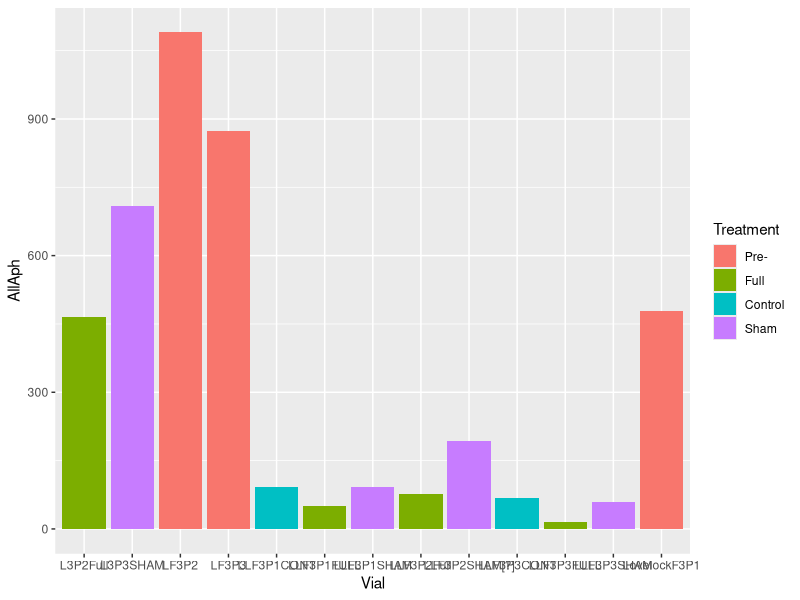
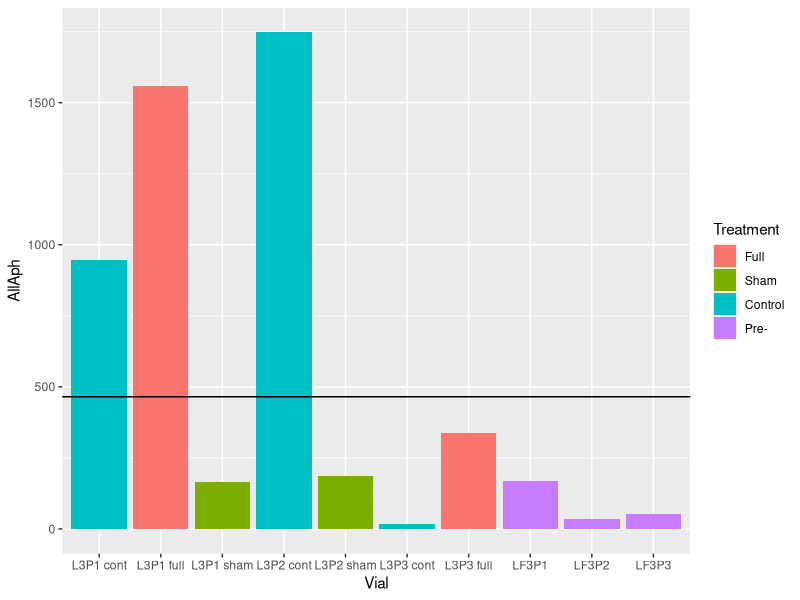
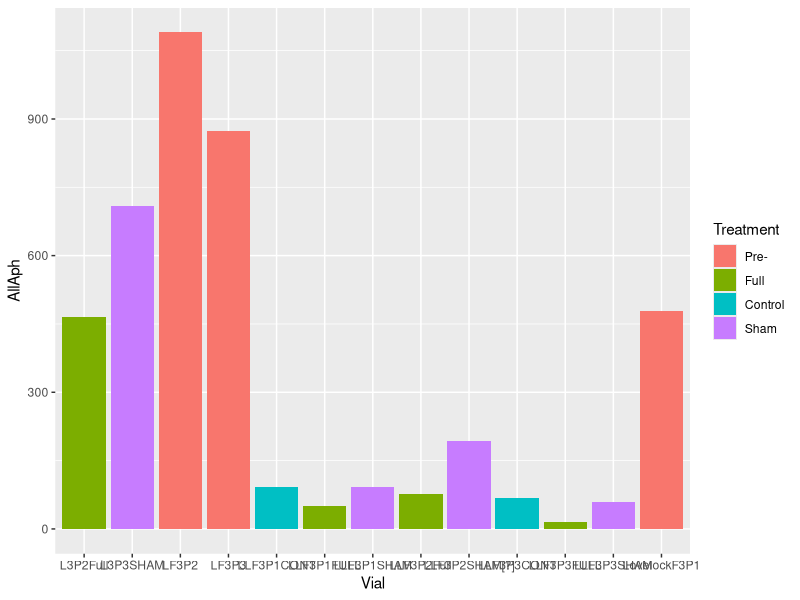
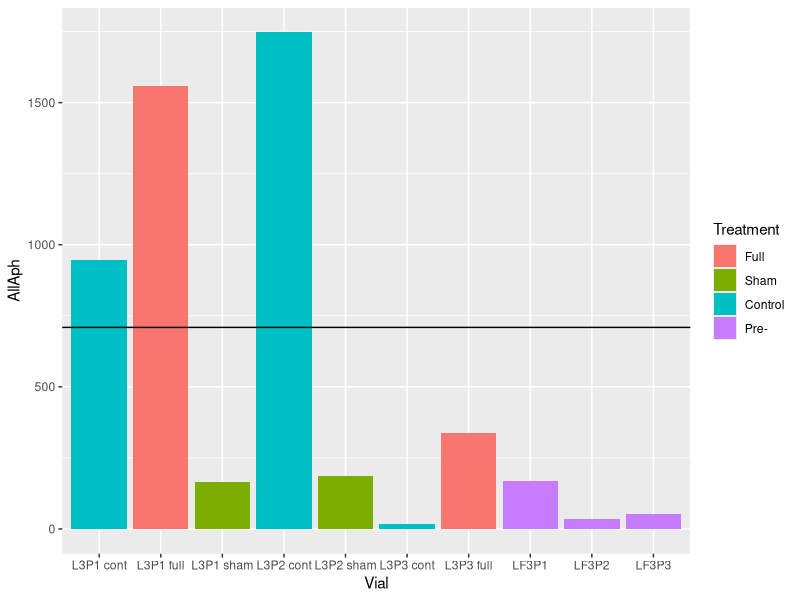
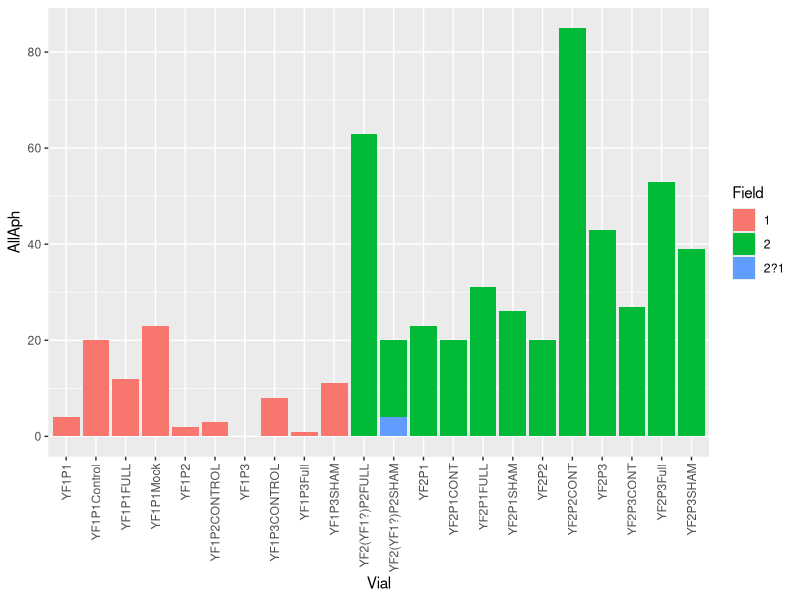
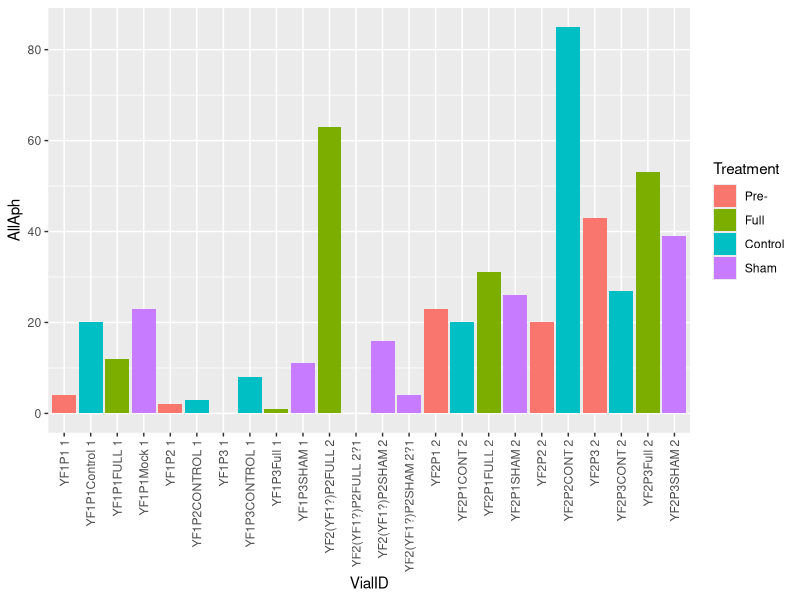
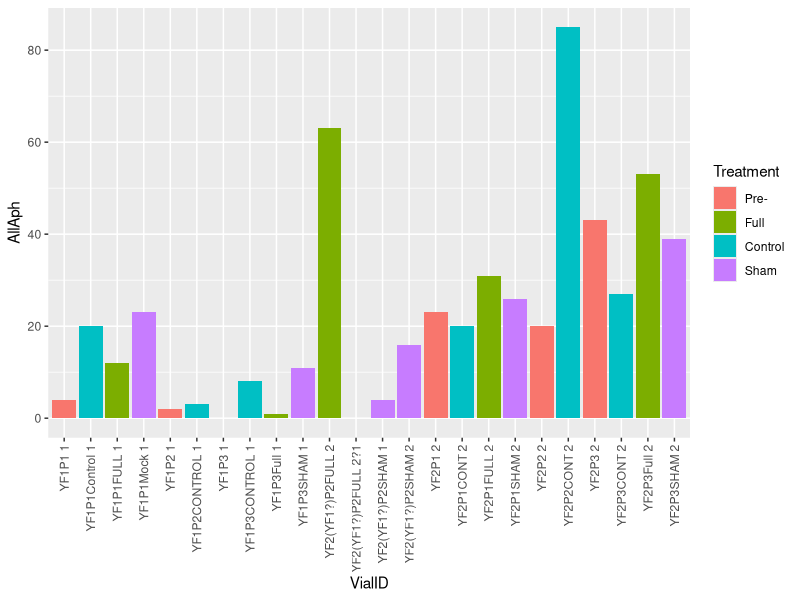
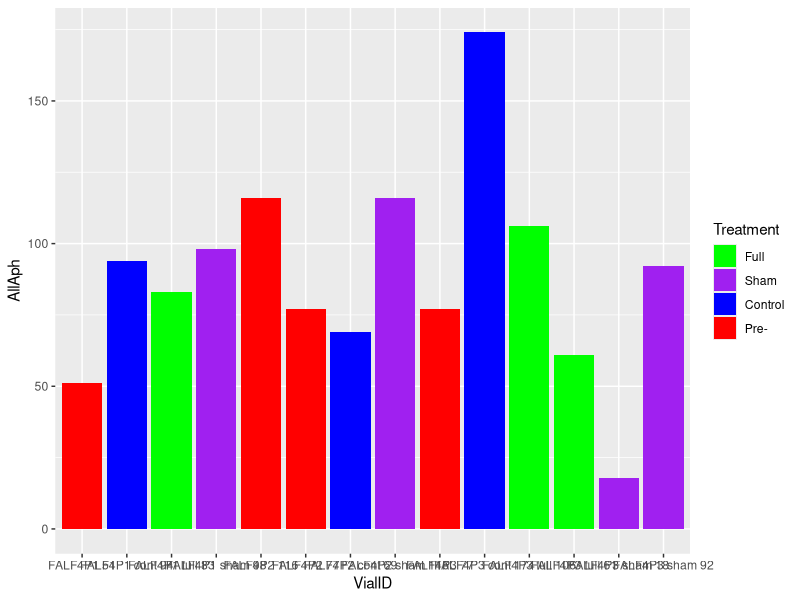

Write the R code that produced these figures, in order. (Note: this script raises an error after producing the figures.)
# Title: Data processing for 2020 Exclosures project
# Author: Anson Call
# Date: 2022/02/28
# This script cleans the raw data in preparation for analysis. It only needs to
# be run once.

# load packages ####
library(tidyverse) # R packages for data science
library(magrittr) # for assignment and exposition pipes
library(vegan) # for diversity metrics

# define functions ####
# date-to-season function for vegsurvey data
getSeason <- function(DATES) {
  # define cutoff between spring and fall surveys
  cutoff <- as.Date("2021-6-30",  format = "%Y-%m-%d") # spring end
  # convert dates to proper format
  d <- as.Date(strftime(DATES, format="%Y-%m-%d"))
  # return season
  if_else (d <= cutoff, 'Spring', 'Fall')
}

# import data ####
## spring data ####
spring <-
  read_csv('raw_data/Spring_counts.csv',
           col_types = 'cfffffffddddddddddddc') %>%
  select(-Sorter, -Counter, -Counter_2) %>%
  mutate(AllAph = Acyrthosiphon + Aphis + Therioaphis,
         NonAcy = Aphis + Therioaphis) %>%
  mutate(Season = 'Spring')

## fall data ####
fall <- read_csv('raw_data/Fall_counts.csv',
                 col_types = 'dcffffffdddddddddddd') %>%
  select(-Sorter, -Counter) %>%
  mutate(AllAph = Acyrthosiphon + Aphis + Therioaphis,
         NonAcy = Aphis + Therioaphis) %>%
  mutate(Season = 'Fall')

## veg data ####
vegdata <- read_csv('raw_data/VegSurvey.csv',
                    col_types = 'Dcfffddccc') %>%
  mutate(waypointID = paste(site, waypoint))

## updated plant ids for vegdata ####
new_ids <- read_csv('raw_data/updated_plant_ids.csv') %>%
  select(orig_code, new_code)

## field location data ####
## incl. closest field info for survey points in vegdata
rawlocs <- read_csv('raw_data/vegSurvey_fieldJoin.csv',
                    col_types = 'fffTdfddfcc')

## veg survey plot type data
veg_survey_classes <- read_csv('raw_data/vegSurveyClasses.csv',
                               col_types = 'ffff')

## landcover class data
veg_survey_cover <- read_csv('raw_data/vegData_coverJoin.csv',
                             col_types = 'fffffffffffffffffffffffffcc')

## landcover data ####
# now only 1 csv (supervised classification, 8 classes)
# import csv files
#
landcover <- read_csv('raw_data/superDoveSupervisedClassification_areaScore_fixedClass.csv')
# if you want target fields according to classifier instead of fixed class:
# landcover <- read_csv('raw_data/superDove_areaScores.csv')

# check data ####
## check spring and fall data ####
spring %>%
  group_by(Site, Field) %>%
  count()
spring %>%
  group_by(Site, Treatment) %>%
  count()

# Identify error 1
spring %>%
  group_by(Site, Field, Treatment) %>%
  filter(Site=='Lovelock')
#L3P2Full recorded as field 2 instead of field 3

# Resolve error 1: L3P2Full field 2 -> field 3
spring %<>%
  mutate(Field = case_when(Vial=='L3P2Full' ~ '3',
                           Vial!='L3P2Full' ~ as.character(Field)))

# Identify error 2
spring %>%
  group_by(Site, Field, Treatment) %>% filter(Site=='Lovelock') %>% count()
# Lovelock field 3 now overweight
spring %>%
  group_by(Site, Field, Treatment) %>% filter(Site=='Lovelock')
fall %>%
  group_by(Site, Field, Treatment) %>% filter(Site=='Lovelock')
# L3P2Full (and L3P3SHAM) match text pattern of fall data
fall %>%
  group_by(Site, Field, Treatment) %>% filter(Site=='Lovelock') %>% count()
# Lovelock field 3 full underweight
# suggests spring L3P2Full should actually be fall F3P2Full. check data
spring %>%
  filter(Site=='Lovelock', Field==3) %>%
  ggplot(aes(x = Vial, y = AllAph, fill = Treatment)) +
  geom_bar(stat = 'identity')
spring %>%
  filter(Vial=='L3P2Full') %>%
  select(AllAph) # 465
# L3P2Full aphid count is way higher than other Lovelock field 3 full counts in
# spring data further suggests L3P2Full belongs in the fall data
fall %>%
  filter(Site=='Lovelock', Field==3) %>%
  ggplot(aes(x = Vial, y = AllAph, fill = Treatment)) +
  geom_bar(stat = 'identity') +
  geom_abline(slope = 0, intercept = 465)
# L3P2Full aphid count fits in with fall data well

# Resolve error 2: spring L3P2Full -> fall
spring %<>%
  mutate(Season = case_when(Vial=='L3P2Full' ~ 'Fall',
                            Vial!='L3P2Full' ~ as.character(Season)))

# Identify error 3
spring %>%
  group_by(Site, Treatment) %>%
  filter(Season=='Spring') %>%
  count
# Lovelock field 3 overweight
spring %>%
  group_by(Site, Treatment) %>%
  filter(Season=='Spring') %>%
  count
# spring Lovelock sham overweight by 2, Lovelock control underweight by 1
fall %>%
  group_by(Site, Treatment) %>%
  filter(Site=='Lovelock') %>%
  count
# fall Lovelock sham is underweight by 1
# suggests at least 1 spring Lovelock sham belongs in fall data
spring %>%
  group_by(Site, Field, Treatment) %>%
  filter(Site=='Lovelock', Treatment=='Sham')
fall %>%
  group_by(Site, Field, Treatment) %>%
  filter(Site=='Lovelock', Treatment=='Sham')
# spring L3P3SHAM matches text pattern of fall data
# further suggests L3P3SHAM belongs in the fall data
spring %>%
  filter(Site=='Lovelock', Field==3) %>%
  ggplot(aes(x = Vial, y = AllAph, fill = Treatment)) +
  geom_bar(stat = 'identity')
spring %>%
  filter(Vial=='L3P3SHAM') %>%
  select(AllAph) # 709
# L3P3SHAM aphid count is way higher than other Lovelock field 3 full counts in
# spring data
fall %>%
  filter(Site=='Lovelock', Field==3) %>%
  ggplot(aes(x = Vial, y = AllAph, fill = Treatment)) +
  geom_bar(stat = 'identity') +
  geom_abline(slope = 0, intercept = 709)
# L3P3SHAM aphid count is still high for fall data, but fall data is still
# higher, on average, than spring data. further suggests L3P3SHAM is a better
# fit in the fall data

# Resolve error 3: spring L3P3SHAM -> fall
spring %<>%
  mutate(Season = case_when(Vial=='L3P3SHAM' ~ 'Fall',
                            Vial!='L3P3SHAM' ~ as.character(Season)))

# Identify error 4
spring %>%
  group_by(Site, Field) %>%
  filter(Season=='Spring') %>%
  count
# Yerington field 2?1 measurements are probably field 1, since Yerington field 1
# is underweight by 2
spring %>%
  group_by(Site, Field, Treatment) %>%
  filter(Season=='Spring', Site=='Yerington') %>%
  count
# Yerington field 2?1 treatments match the treatments that are underweight in
# Yerington field 1 further suggests that 2?1 data could belong in field 1
spring %>%
  filter(Site=='Yerington', Field=='1' | Field=='2' | Field=='2?1') %>%
  ggplot(aes(x = Vial, y = AllAph, fill = Field)) +
  geom_bar(stat = 'identity') +
  theme(axis.text.x = element_text(angle = 90, vjust = 0.5, hjust=1))
# YF2(YF1?)P2SHAM is actually two rows (!)
spring %>%
  filter(Vial=='YF2(YF1?)P2SHAM')
# Which one is the true field 2 sham?
spring %>%
  filter(Site=='Yerington', Field=='1' | Field=='2' | Field=='2?1') %>%
  mutate(VialID = paste(Vial, Field)) %>%
  ggplot(aes(x = VialID, y = AllAph, fill = Treatment)) +
  geom_bar(stat = 'identity') +
  theme(axis.text.x = element_text(angle = 90, vjust = 0.5, hjust=1))
# field 2 generally has higher aphid counts, so we should expect YF2(YF1?)P2SHAM
# 2?1 to be the one from field 1, since it has a lower count

# Correct error 4: YF2(YF1?)P2SHAM field 2?1 -> field 1
spring %<>%
  mutate(Field = case_when(Vial=='YF2(YF1?)P2SHAM' & Field=='2?1' ~ '1',
                           Vial!='YF2(YF1?)P2SHAM' | Field!='2?1' ~
                             as.character(Field)))

# Identify error 5
spring %>%
  group_by(Site, Field) %>%
  filter(Season=='Spring') %>%
  count
# 1 Yerington field 2?1 measurement remaining, Yerington field 1 still
# underweight by 1
spring %>%
  group_by(Site, Field, Treatment) %>%
  filter(Season=='Spring',
         Site=='Yerington',
         Field=='1' | Field=='2' | Field=='2?1') %>%
  count
# remaining 2?1 measurement is a full measurement, matching what is missing from
# Yerington field 1
spring %>%
  filter(Site=='Yerington', Field=='1' | Field=='2' | Field=='2?1') %>%
  mutate(VialID = paste(Vial, Field)) %>%
  ggplot(aes(x = VialID, y = AllAph, fill = Treatment)) +
  geom_bar(stat = 'identity') +
  theme(axis.text.x = element_text(angle = 90, vjust = 0.5, hjust=1))
# remaining 2?1 measurement has low aphid density, matching other measurements
# from field 1 further suggests that the remaining 2?1 measurement is from field
# 1

# Correct error 5: YF2(YF1?)P2FULL field 2?1 -> field 1
spring %<>%
  mutate(Field = case_when(Vial=='YF2(YF1?)P2FULL' & Field=='2?1' ~ '1',
                           Vial!='YF2(YF1?)P2FULL' | Field!='2?1' ~
                             as.character(Field)))

# Identify error 6
spring %>%
  group_by(Site, Field) %>%
  filter(Season=='Spring') %>%
  count
# missing 2 measurements from Fallon field 4
spring %>%
  group_by(Field, Plot) %>%
  filter(Season=='Spring', Site=='Fallon') %>%
  count
# both missing measurements are from Fallon field 4, plot 3
spring %>%
  filter(Season=='Spring', Site=='Fallon', Field=='4', Plot=='3') %>%
  arrange(Treatment)
# Fallon field 4, plot 3 full and sham are missing
# Are they in the fall dataset?
fall %>%
  group_by(Site, Field) %>%
  count
# fall Fallon 4 contains 2 extra measurements
fall %>%
  group_by(Site, Field) %>%
  filter(Site=='Fallon', Field=='4') %>%
  arrange(Treatment)
# hard to tell which measurements are out of place because text patterns in Vial
# names are already standardized
# duplicates of field 4 plot 3 full (one of these may be plot 2 or fall)
# duplicates of field 4 plot 3 sham (one of these may be fall)
# duplicates of plot 2 pre- (one of these may be full?)
# examine fall data to see if there are any outliers that suggest a measurement
# belongs in the spring data
fall %>%
  filter(Site=='Fallon', Field=='4') %>%
  mutate(VialID = paste(Vial, AllAph)) %>%
  ggplot(aes(x = VialID, y = AllAph, fill = Treatment)) +
  geom_bar(stat = 'identity') +
  scale_fill_manual(values = c('Pre-' = 'red', 'Full' = 'green',
                               'Control' = 'blue', 'Sham' = 'purple'))
# 1 FALF4P3 sham measurement seems low
# does it fit better with the spring data?
spring %>%
  filter(Season=='Spring', Site=='Fallon', Field=='4') %>%
  ggplot(aes(x = Vial, y = AllAph, fill = Treatment)) +
  geom_bar(stat = 'identity') +
  geom_abline(slope = 0, intercept = 18) +
  scale_fill_manual(values = c('Pre-' = 'red', 'Full' = 'green',
                               'Control' = 'blue', 'Sham' = 'purple'))
# This measurement seems low compared to other field 4 sham measurements in both
# spring and fall
# What about plot 3 measurements across spring and fall?
fall %>%
  filter(Site=='Fallon', Field=='4', Plot=='3') %>%
  mutate(VialID = paste(Vial, AllAph)) %>%
  ggplot(aes(x = VialID, y = AllAph, fill = Treatment)) +
  geom_bar(stat = 'identity') +
  scale_fill_manual(values = c('Pre-' = 'red', 'Full' = 'green',
                               'Control' = 'blue', 'Sham' = 'purple'))
spring %>% filter(Season=='Spring', Site=='Fallon', Field=='4', Plot=='3') %>%
  ggplot(aes(x = Vial, y = AllAph, fill = Treatment)) +
  geom_bar(stat = 'identity') +
  geom_abline(slope = 0, intercept = 77) +
  geom_abline(slope = 0, intercept = 174) +
  scale_fill_manual(values = c('Pre-' = 'red', 'Full' = 'green',
                               'Control' = 'blue', 'Sham' = 'purple'))
# spring has the higher densities for pre- and sham treatments, so it seems
# slightly more likely that the very low FALF4P3 sham measurement and lower of
# the two FALF4P3 full measurements should be retained in the fall, and the two
# higher FALF4P3 measurements should be moved to the spring data

# admittedly, this is a best guess, and could be incorrect - the safest bet
# would be to throw out all measurements that can't be reliably assigned to
# spring or fall data

# however, the overall difference between spring and fall seems negligible, so
# we may end up pooling this data anyway i'll leave it in for now, making
# corrections based on maximum likelihood

# also, there is a question of which measurement belongs in the spring Fallon
# field 4 plot 2 group:

# Correct error 6: fall Fallon field 4, plot 3 sham and full measurements with
# highest aphid density -> spring
fall %<>%
  mutate(Season = case_when(Vial=='FALF4P3 full' & AllAph == 106 ~ 'Spring',
                            Vial!='FALF4P3 full' | AllAph != 106 ~
                              as.character(Season))) %>%
  mutate(Season = case_when(Vial=='FALF4P3 sham' & AllAph == 92 ~ 'Spring',
                            Vial!='FALF4P3 sham' | AllAph != 92 ~
                              as.character(Season)))

# Identify error 7
fall %>%
  group_by(Site, Treatment) %>%
  filter(Season=='Fall') %>%
  count
spring %>%
  group_by(Site, Treatment) %>%
  filter(Season=='Fall') %>%
  count
## fall is missing a Fallon full measurement, and contains one extra Fallon pre-
## measurement
spring %>%
  group_by(Site, Treatment) %>%
  filter(Season=='Spring') %>%
  count
fall %>%
  group_by(Site, Treatment) %>%
  filter(Season=='Spring') %>%
  count
# spring is missing a Lovelock control measurement, and contains one extra
# Lovelock sham measurement
# Resolve fall data first
fall %>%
  group_by(Site, Field, Treatment) %>%
  filter(Site=='Fallon', Season=='Fall') %>%
  count
# perhaps one Fallon field 4 pre- measurement should move to Fallon field 4
# full?
fall %>%
  group_by(Site, Field, Plot, Treatment) %>%
  filter(Site=='Fallon', Field=='4', Season=='Fall') %>%
  count
# looks like one Fallon field 4 plot 2 pre- measurement should move to Fallon
# field 4 plot 2 full
fall %>%
  filter(Site=='Fallon', Field=='4', Season=='Fall') %>%
  mutate(VialID = paste(Vial, AllAph)) %>%
  ggplot(aes(x = VialID, y = AllAph, fill = Treatment)) +
  geom_bar(stat = 'identity')
# I'm going to assume that the lower of the two pre- measurements should be
# changed to full, since pre- measurements generally have the highest aphid
# counts because they represent collections from a larger area. Higher aphid
# counts from pre- treatments aren't very obvious at Fallon Field 4, but
# experiment-wide this is the general trend.

# Resolve error 7: Move the lower Fallon field 4, plot 2 pre- measurement to
# Fallon field 4, plot 2 full
fall %<>%
  mutate(Treatment = case_when(Vial=='FALF4P2' & AllAph == 77 ~ 'Full',
                               Vial!='FALF4P2' | AllAph != 77 ~
                                 as.character(Treatment)))
spring %>%
  group_by(Site, Treatment) %>%
  filter(Season=='Fall') %>%
  count

# Identify error 8
spring %>%
  group_by(Site, Treatment) %>%
  filter(Season=='Spring') %>%
  count
fall %>%
  group_by(Site, Treatment) %>%
  filter(Season=='Spring') %>%
  count
# spring is missing a Lovelock control measurement, and contains one extra
# Lovelock full measuremen
spring %>%
  group_by(Site, Field, Treatment) %>%
  filter(Site=='Lovelock', Season=='Spring') %>%
  count
# one field 3 full measurement should be moved to field 3 control
spring %>%
  group_by(Field, Plot, Treatment) %>%
  filter(Site=='Lovelock', Field=='3', Season=='Spring') %>%
  count
# one field 3 plot 2 full measurement should be moved to field 3 plot 2 control
spring %>%
  filter(Site=='Lovelock', Field=='3', Season=='Spring') %>%
  mutate(VialID = paste(Vial, AllAph)) %>%
  ggplot(aes(x = VialID, y = AllAph, fill = Treatment)) +
  geom_bar(stat = 'identity')
# LLF3P2SHAM[?] is marked as full, but should probably be marked as control. The
# aphid count would not be out of place for a control measurement in this field

# Resolve error 8: move LLF3P2SHAM[?] -> Lovelock field 3, plot 2 control
spring %<>%
  mutate(Treatment = case_when(Vial=='LLF3P2SHAM[?]' & AllAph == 86 ~ 'Control',
                               Vial!='LLF3P2SHAM[?]' | AllAph != 86 ~
                                 as.character(Treatment)))

# Identify error 9
fall %>%
  group_by(Site, Field) %>%
  count
# Lovelock field 1 underweight, Lovelock includes one measurement with NA as
# field
fall %>%
  filter(Site=='Lovelock', Field==1 | is.na(Field)) %>%
  arrange(Plot)
# L7P3 full should probably be moved to Lovelock Field 1, plot 3 full
fall %>%
  filter(Site=='Lovelock', Field==1 | is.na(Field)) %>%
  ggplot(aes(x = Vial, y = AllAph, fill = Treatment)) +
  geom_bar(stat = 'identity')
# the L7P3 aphid count matches others from Lovelock field 1, plot 3
# Beware, this technically an empty string, not an NA value

# Resolve error 9: L7P3 full Lovelock field NA -> Lovelock field 1
fall %<>%
  mutate(Field = case_when(Field == '' ~ '1',
                           Field != '' ~ as.character(Field)))

# Identify error 10
fall %>%
  group_by(Site, Plot) %>%
  count
## Yerington plot 1 underweight, Yerington includes one measurement with NA as
## plot
fall %>%
  group_by(Field, Plot) %>%
  filter(Site=='Yerington') %>%
  arrange(Plot) %>%
  count
# Yerington field 2 plot 1 underweight, Yerington NA plot measurement is in
# field 1?
fall %>% filter(is.na(Plot))
fall %>% filter(Plot == '')
# Yikes - this is actually an empty string, not an NA value
# could YF1P7 possibly be Yerington Field 2, Plot 1?
fall %>% filter(Site=='Yerington', Field=='2', Plot=='1')
# Yerington field 2 plot 1 sham is missing, and the YF1P7 measurement is from a
# sham exclosure
# this suggests that YF1P7 should be moved to Yerington field 2 plot 1
fall %>% filter(Site=='Yerington', Field=='1' | Field=='2', Plot=='1' | is.na(Plot)) %>%
  mutate(VialID = paste(Vial, AllAph)) %>%
  ggplot(aes(x = VialID, y = AllAph, fill = Treatment)) +
  geom_bar(stat = 'identity')
# I can't say the data fit really makes sense - YF1P7 has an exceptionally high
# aphid count. I suppose it matches up with the expectation based on the high
# YF2P1 full count, but why is the YF2P1 (pre-) count so low? I'm going to go
# ahead and move YF1P7 into Yerington field 2 plot 1 anyway. This makes the most
# sense to me overall

# Resolve error 10: YF1P7 Yerington field 1 plot NA -> Yerington field 2 plot 1
fall %<>%
  mutate(Field = case_when(Plot == '' ~ '2',
                           !is.na(Plot) ~ as.character(Field)),
         Plot = case_when(Plot == '' ~ '1', !is.na(Plot) ~ as.character(Plot)))

# Identify error 11
spring %>%
  group_by(Field, Plot, Treatment, Season) %>%
  filter(Season=='Spring') %>%
  arrange(Field, Plot) %>%
  count
# field 3 plot 1 pre- underweight, field 3 plot 3 pre- overweight
spring %>%
  group_by(Site, Field, Plot, Treatment, Season) %>%
  filter(Season=='Spring', Field=='3', Plot=='1' | Plot=='3') %>%
  arrange(Field, Plot, Treatment) %>%
  count
# the problem is contained to Yerington
spring %>%
  group_by(Field, Plot, Season) %>%
  filter(Season=='Spring',
         Site=='Yerington',
         Field=='3',
         Plot=='1' | Plot=='3') %>%
  arrange(Field, Plot, Treatment)
# could be that YF2.2(Location3) is the one that needs to be moved to plot 1.
# this makes sense that YF2.2(Location3)P3 specifically has P3 noted as the
# plot, while YF2.2(Location3) lacks any specific plot designation it seems
# likely that I would forget to record the plot number on the first plot, but
# not on the third plot
spring %>%
  group_by(Field, Plot, Season) %>%
  filter(Season=='Spring',
         Site=='Yerington',
         Field=='3',
         Plot=='1' | Plot=='3') %>%
  ggplot(aes(x = Vial, y = AllAph, fill = Treatment)) +
  geom_bar(stat = 'identity')
# the data here is variable - in some treatments, plot 1 is higher; in others,
# plot 3 is higher this doesn't inform which of the field 3 plot 3 measurements
# should be moved aphid counts are generally very low anyway, so some
# stochasticity is expected all I have to go on is the way the labels were
# recorded, but that is already enough to convince me

# Resolve error 11: YF2.2(Location3) plot 3 -> plot 1
spring %<>%
  mutate(Plot = case_when(Vial=='YF2.2(Location3)' ~ '1',
                          Vial!='YF2.2(Location3)' ~ as.character(Plot)))

# final checks
spring %>%
  group_by(Field, Plot, Treatment, Season) %>%
  filter(Season=='Spring') %>%
  arrange(Field, Plot) %>%
  count
fall %>%
  group_by(Field, Plot, Treatment, Season) %>%
  filter(Season=='Spring') %>%
  arrange(Field, Plot) %>%
  count
# spring data looks complete
fall %>%
  group_by(Field, Plot, Treatment, Season) %>%
  filter(Season=='Fall') %>%
  arrange(Field, Plot) %>%
  count
spring %>%
  group_by(Field, Plot, Treatment, Season) %>%
  filter(Season=='Fall') %>%
  arrange(Field, Plot) %>%
  count
# fall data looks complete

# merge spring and fall data into a single tibble
data <- rbind(spring %>% select(-Notes),
              fall %>% select(-Number)) %>%
  mutate(Season = as_factor(Season))
data %>%
  group_by(Field) %>%
  filter(Season=='Spring') %>%
  arrange(Field, Plot) %>%
  count
# field 4 should move into field 2 across the entire dataset
data %<>%
  mutate(Field = case_when(Field=='4' ~ '2', Field!='4' ~ as.character(Field)))
data %>%
  group_by(Site, Field, Plot) %>%
  filter(Season=='Spring') %>%
  arrange(Field, Plot) %>%
  count
# balanced!
data %>%
  group_by(Site, Field, Treatment) %>%
  filter(Season=='Spring') %>%
  arrange(Field, Plot) %>%
  count
# balanced!
data %>%
  group_by(Field, Plot, Treatment) %>%
  filter(Season=='Spring') %>%
  arrange(Field, Plot, Treatment) %>%
  count
# remove 'spring' and 'fall' tibbles
rm(spring, fall)

## check veg data ####
# Identify error 1
str(vegdata)
levels(vegdata$species)
vegdata %>%
  mutate(species = fct_relevel(species, sort)) %>%
  group_by(species) %>%
  count
# many species are incorrectly ID'ed or unknown
# joining the updated species id table can help
new_ids %>% group_by(orig_code) %>% count
vegdata %>%
  left_join(new_ids,  by = c("species" = "orig_code")) %>%
  mutate(species = case_when(is.na(new_code) ~ paste(species),
                             !is.na(new_code) ~ paste(new_code))) %>%
  mutate(species = case_when(species == '' ~ paste(NA), # also clean up NAs
                             species == 'NA' ~ paste(NA),
                             is.na(species) ~ paste(NA),
                             species == 'none' ~ paste(NA),
                             !is.na(species) ~ paste(species))) %>%
  mutate(species = fct_relevel(species, sort)) %>%
  group_by(species) %>%
  count
# correct error 1
# join updated_species_id.csv
vegdata %<>%
  left_join(new_ids,  by = c("species" = "orig_code")) %>%
  mutate(species = case_when(is.na(new_code) ~ paste(species),
                             !is.na(new_code) ~ paste(new_code))) %>%
  mutate(species = case_when(species == '' ~ NA_character_, # also clean up NAs
                             species == 'NA' ~ NA_character_,
                             is.na(species) ~ NA_character_,
                             species == 'none' ~ NA_character_,
                             !is.na(species) ~ paste(species)))
# rm 'new_ids'
rm(new_ids)

# identify error 2
vegdata %>%
  group_by(species) %>%
  summarize(mean_cover = mean(cover), .groups = 'keep') %>%
  arrange(desc(mean_cover)) %>%
  filter(species %in% c('MESA', 'ALFA'))
# some MESA recorded as ALFA
# correct error 2
vegdata %<>%
  mutate(species = case_when(species == 'ALFA' ~ paste('MESA'),
                             species != 'ALFA' ~ paste(species)))
# identify error 3
vegdata %>%
  group_by(site) %>%
  summarize(count = n_distinct(waypoint))
# note that we do not expect sites to have even numbers of waypoints (some were
# inaccessible)
vegdata %>%
  filter(is.na(count), !is.na(species))
# missing count values are also expected
vegdata %>%
  filter(is.na(cover), !is.na(species))

# missing cover values are NOT expected
# note that ALCE, MESA are ag plots that were observed from a distance. Cover is
# likely high. In othen instances, cover was likely negligible.
# correct error 2
# build table of replacement cover values
new_cover <- vegdata %>%
  filter(is.na(cover), !is.na(species)) %>%
  mutate(newcover = c(1, 50, 50, 50, 50, 1, 1, 50, 50, 1, 1, 1)) %>%
  select(survey_date, site, waypoint, species, newcover)
# join new cover
vegdata %<>%
  left_join(new_cover, by = c('survey_date', 'site', 'waypoint', 'species')) %>%
  mutate(cover = case_when(is.na(cover) ~ newcover, !is.na(cover) ~ cover)) %>%
  # drop unwanted cols
  select(survey_date, observers, site, waypoint, species, count, cover)

# remove new_cover var
rm(new_cover)

# identify error 5
vegdata %>%
  filter(site == 'Lovelock', waypoint == 26) %>%
  arrange(species)
# duplicate BASC5 counts
# correct error 5
# remove the offending row
vegdata %<>% filter(!(site == 'Lovelock' &
                        waypoint == 26 &
                        species == 'BASC5' &
                        count == 3))

# identify error 6
vegdata %>%
  filter(site == 'Fallon', waypoint == 7) %>%
  arrange(species)
# duplicate CHVI4 counts
# correct error 6
# remove the offending row
vegdata %<>% filter(!(site == 'Fallon' &
                        waypoint == 7 &
                        species == 'CHVI4' &
                        count == 1))

# identify error 7
vegdata %>%
  filter(site == 'Yerington', waypoint == 7) %>%
  arrange(species)
# duplicate HAGL counts
# correct error 7
# remove the offending row
vegdata %<>% filter(!(site == 'Yerington' &
                        waypoint == 7 &
                        species == 'HAGL' &
                        count == 3))

## check location data ####
str(rawlocs)
# col spec looks good
rawlocs %>% group_by(site, CID) %>% count
# uneven weights are expected
# everything looks ok

# check veg plots cover data
veg_survey_cover %>% group_by(site) %>% count
# uneven weights are expected
# not really much else to check

## check raw cover data ####
# checked after wrangling

# data wrangling ####
## insect counts ####
# lengthen
data_long <- pivot_longer(data,
                          cols = Arachnida:NonAcy,
                          names_to = 'Taxa',
                          values_to = 'Density') %>%
  mutate(Taxa = as_factor(Taxa))
# split off and re-join 'Pre' data; select relevant columns; widen
data <- right_join(data_long %>% filter(Treatment != 'Pre-'),
                   data_long %>% filter(Treatment == 'Pre-'),
                   by = c('Site','Field','Plot','Taxa','Season')) %>%
  # rename cols where necessary
  select(Site:Plot,
         Treatment = Treatment.x,
         Taxa,
         Density = Density.x,
         Pre_Density = Density.y,
         Season) %>%
  # widen to put each taxon in a unique col
  pivot_wider(names_from = Taxa, values_from = Density:Pre_Density) %>%
  # relevel factors to reflect natural order of treatments and seasons
  mutate(Treatment = fct_relevel(Treatment, c('Control', 'Sham', 'Full')),
         Season = fct_relevel(Season, c('Spring','Fall'))) %>%
  # create 'Non_Acy' cols
  mutate(Pre_Density_Non_Acy = Pre_Density_Aphis + Pre_Density_Therioaphis,
         Density_Non_Acy = Density_Aphis + Density_Therioaphis)
# final check
str(data)

## locations #####
# wrangle field location data
locs <- rawlocs %>%
  filter(CID != 7) %>% # remove non-survey points
  mutate(id = paste0(site,
                     gsub('^\\D*(\\d*)(ALT)?\\D*$',
                          '\\1\\2',
                          .$Name))) %>% # parse site col
  select(id, field_id, long = POINT_X, lat = POINT_Y) %>% # drop unused cols
  left_join(veg_survey_classes %>%
              mutate(id = paste0(site, plotnum)), # join veg_survey_classes from ee data
            by = 'id') %>%
  select(-name) %>%  # drop 'name' col
  relocate(id, site, plotnum, type, lat, long, field_id) %>%  # reorder cols
  left_join(veg_survey_cover %>% # tidy up veg_survey_cover before joining
              unite(id, site, plotnum, sep = '') %>%
              select(id, K3LSfall:XsentSummer), by = 'id')

# rm 'rawlocs,' 'veg_survey_classes'
rm(rawlocs, veg_survey_classes, veg_survey_cover)

## veg data #####
# make season and site ID column
vegdata %<>%
  # use getSeason() to assign 'season' based on 'survey_date'
  mutate(season = getSeason(survey_date)) %>%
  unite(id, site, waypoint, sep = '', remove = FALSE) %>% # create id col
  left_join(locs, by = 'id') %>% # join location data
  relocate(id, lat, long, site = site.x, waypoint, type, field_id, season,
           survey_date, observers, species, count, cover) # reorder cols

# two plots have no location data
# probably recording errors that aren't resolvable
# Yerington 8B is a duplicate, throw out
# Fallon 9 is probably a recording error that isn't resolvable, throw out
vegdata %<>% filter(!is.na(lat))

## landcover data ####
# build list of col names
klasses <- map(seq(0, 11), toString)
distanceWeight <- c('no',
                    'const',
                    'sig1',
                    'sig2',
                    'sig3',
                    'sig4',
                    'sig5')
testnames <- matrix(NA, 12, 7)
for (i in 1:length(distanceWeight)) {
  for (j in 1:length(klasses))
  testnames[[j, i]] <- paste0(klasses[[j]], distanceWeight[[i]])
}
testnames
# build list of site names
site <- c('Minden',
              'Minden',
              'Minden',
              'Lovelock',
              'Lovelock',
              'Lovelock',
              'Fallon',
              'Fallon',
              'Fallon',
              'Yerington',
              'Yerington',
              'Yerington')
field <- c('01',
               '02',
               '03',
               '03', # note non-numeric order here. this is correct.
               '01',
               '02',
               '01',
               '02',
               '03',
               '01',
               '02',
               '03')
sitename = c()
for (i in 1:length(field)) {
  sitename[[i]] = paste0(site[[i]], field[[i]])
}
sitename
# tidy
tidyLandcover <- landcover %>%
  # split cols
  separate(col = dataSeries,
           into = testnames,
           sep = ",") %>%
  # add siteId
  mutate(siteId = unlist(sitename), .before = everything()) %>%
  # begin to transpose
  pivot_longer(-siteId, 'var') %>%
  # parse cells
  separate(col = 'value',
           into = c('class', 'value'),
           sep = '=') %>%
  rowwise %>%
  mutate(class = paste0('class', str_extract(class, '[:digit:]+')),
         distanceWeight = str_extract(var, '[:alpha:]+[:digit:]?'),
         value = parse_number(map_chr(str_extract_all(value,
                                                      '[:digit:]+|\\.|-|E'),
                                      ~ str_c(.x, collapse = '')))) %>%
  # finish transpose
  pivot_wider(c(siteId, distanceWeight), names_from = class) %>%
  # make site and field id
  separate(col = siteId,
           into = c('site', 'field'),
           sep = -2,
           remove = FALSE)
View(tidyLandcover)
summary(tidyLandcover)

# completeness/accuracy check: check areaScore * class (should be equal within
# image sets and decay functions)

# get sum of area scores for all classes
df <- tidyLandcover %>%
  mutate(sumScore = sum(across(where(is.double)))) %>%
  group_by(site, distanceWeight) %>%
  summarize(totalSum = sum(sumScore), .groups = 'keep')
# filter to a specific decay function
no <- df %>%
  filter(distanceWeight == 'no') %>%
  arrange(desc(totalSum))
# divide largest area by smallest area
noRatio <- head(no$totalSum, n = 1)/tail(no$totalSum, n = 1)

const <- df %>%
  filter(distanceWeight == 'const') %>%
  arrange(desc(totalSum))

constRatio <- head(const$totalSum, n = 1)/tail(const$totalSum, n = 1)

sig1 <- df %>%
  filter(distanceWeight == 'sig1') %>%
  arrange(desc(totalSum))

sig1Ratio <- head(sig1$totalSum, n = 1)/tail(sig1$totalSum, n = 1)

sig2 <- df %>%
  filter(distanceWeight == 'sig2') %>%
  arrange(desc(totalSum))

sig2Ratio <- head(sig2$totalSum, n = 1)/tail(sig2$totalSum, n = 1)

sig3 <- df %>%
  filter(distanceWeight == 'sig3') %>%
  arrange(desc(totalSum))

sig3Ratio <- head(sig3$totalSum, n = 1)/tail(sig3$totalSum, n = 1)

sig4 <- df %>%
  filter(distanceWeight == 'sig4') %>%
  arrange(desc(totalSum))

sig4Ratio <- head(sig4$totalSum, n = 1)/tail(sig4$totalSum, n = 1)

sig5 <- df %>%
  filter(distanceWeight == 'sig5') %>%
  arrange(desc(totalSum))

sig5Ratio <- head(sig5$totalSum, n = 1)/tail(sig5$totalSum, n = 1)

out <- c(noRatio, constRatio, sig1Ratio, sig2Ratio,
         sig3Ratio, sig4Ratio, sig5Ratio)

out # perfection!!!

# remove misc error-checking vars from env
rm(df, no, const, sig1, sig2, sig3, sig4, sig5,
   noRatio, constRatio, sig1Ratio, sig2Ratio, sig3Ratio, sig4Ratio, sig5Ratio,
   distanceWeight, out, field, site)

## calculate vegdata diversity metrics ####
# these metrics are all based on cover, since this is the more complete data
### make subplot-level diversity table ####
subplot_divdata <- vegdata %>%
  mutate(id_season = paste0(id, season)) %>%
  select(id_season, id, season, species, cover) %>%
  pivot_wider(names_from = species, values_from = cover, values_fill = 0) %>%
  select(-'NA')
# calculate subplot-level shannon diversity
shan <- subplot_divdata %>%
  select(-id_season, -id, -season) %>%
  diversity(index = 'shannon')
# calculate subplot-level simpson diversity
simp <- subplot_divdata %>%
  select(-id_season, -id, -season) %>%
  diversity(index = 'simpson')
# calculate subplot-level species richness
rich <-subplot_divdata %>%
  select(-id_season, -id, -season) %>%
  specnumber()
# cbind diversity metrics and subplot info
subplot_divdata %<>%
  ungroup() %>%
  mutate(shan = all_of(shan), simp = all_of(simp), rich = all_of(rich))

### join diversity table and location data ####
vegPlots <- subplot_divdata %>%
  left_join(locs, by = 'id') %>%
  select(-id) %>% # drop simple (no season) id since this is no longer needed
  mutate(type = as_factor(type)) %>% # covert 'type' to factor
  # reorder all cols, fix capitalization
  relocate(id = id_season, field_id, site, plotnum, type, season, lat, long, shan, simp, rich)

# rm helper vars
rm(subplot_divdata, shan, simp, rich, locs)

### make site * cover class level diversity table ####
# this is based on means, which is arbitrary (could also be median, etc.) I'm
# not worried about it right now because I'm not ever sure how this data will be
# used
vegSites <- vegdata %>%
  unite(id, id, season, remove = FALSE) %>%
  select(site, id, species, cover) %>%
  pivot_wider(names_from = species, values_from = cover, values_fill = 0) %>%
  select(-'NA') %>%
  group_by(site) %>%
  summarise(across(ACHY:ZEMA, ~ mean(.x))) # using mean()
# calculate simpson diversity
shan <- vegSites %>%
  ungroup() %>%
  select(-site) %>%
  diversity(index = 'shannon')
# calculate simpson diversity
simp <- vegSites %>%
  ungroup() %>%
  select(-site) %>%
  diversity(index = 'simpson')
# calculate species richness
rich <- vegSites %>%
  ungroup() %>%
  select(-site) %>%
  specnumber
# cbind diversity metrics and subplot info
vegSites %<>%
  ungroup() %>%
  mutate(shan = all_of(shan), simp = all_of(simp), rich = all_of(rich)) %>%
  relocate(site, shan, simp, rich)

# ee data not yet added to vegSites
# not sure this would be useful anyway
# rm helper vars
rm(shan, simp, rich, vegdata)

# define convenience identifiers ####
# move this to main script
# define lists of predator and aphid taxa
predlist <- c('Arachnida','Coccinellidae','Ichneumonidae',
              'Nabis', 'Geocoris', 'Anthocoridae')
aphlist <- c('Acyrthosiphon', 'Aphis', 'Therioaphis', 'AllAph', 'NonAcy')

# define predator- and aphid-only tibbles
# filter data to include only predators
preddata <- right_join(data_long %>% filter(Treatment != 'Pre-'),
                       data_long %>% filter(Treatment == 'Pre-'),
                       by = c('Site','Field','Plot','Taxa','Season')) %>%
  select(Site:Plot,
         Treatment = Treatment.x,
         Taxa,
         Density = Density.x,
         Pre_Density = Density.y,
         Season) %>%
  filter(Taxa %in% predlist)

aphdata <- right_join(data_long %>% filter(Treatment != 'Pre-'),
                      data_long %>% filter(Treatment == 'Pre-'),
                      by = c('Site','Field','Plot','Taxa','Season')) %>%
  select(Site:Plot,
         Treatment = Treatment.x,
         Taxa,
         Density = Density.x,
         Pre_Density = Density.y,
         Season) %>%
  filter(Taxa %in% aphlist)

# filter out 'Full' data ####
# remove 'Full' treatments from all data
data %<>% filter(Treatment != 'Full')
data_long %<>% filter(Treatment != 'Full')

# preview tidy data ####
# print a summary of each final dataset
data # main table of insect count data
data_long # insect data in long format
tidyLandcover # landcover areaScores for each field
# for fixed class
# tidyLandcover_fixed <- tidyLandcover
vegPlots # final plot-level veg data from surveys
vegSites # final site-level veg data from surveys

# export tidy data ####
# build list of data to export
tidy_data <- list(data, data_long, tidyLandcover, vegPlots, vegSites)
data_names <- list('data', 'data_long', 'landcover_fixed', 'vegPlots', 'vegSites')
# export
walk2(tidy_data, data_names, ~write_csv(.x, paste0('tidy_data/', .y, ".csv")))
